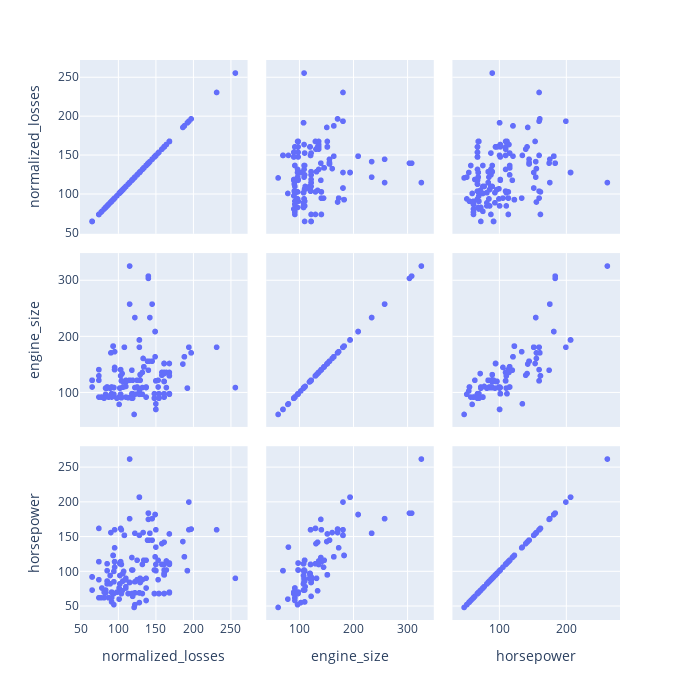

The code cell stored with this chart in its notebook:
### Markdown cell above
Plotly offer same option with scatter_matrix. Outputs are similar in both plots other than seaborn doesn’t have interactivity. Main difference in Plotly is that no histogram option in diagonal axis for own distribution of a variable. It just offer a straight line and obviously the case.

https://plotly.com/python/splom/

### Code cell
fig = px.scatter_matrix(auto, dimensions=auto[['normalized_losses', 'engine_size', 'horsepower']],width=700, height=700)
fig.show()

### Figure 1 — Plotly figure (JSON) as saved in the notebook; plotly's stock layout.template omitted (floating-point values rounded to 4 significant figures; data arrays with more than 128 entries replaced by an {"elided": "..."} marker saying what was removed)
{"data": [{"dimensions": [{"axis": {"matches": true}, "label": "normalized_losses", "values": {"elided": "201 int values"}}, {"axis": {"matches": true}, "label": "engine_size", "values": {"elided": "201 int values"}}, {"axis": {"matches": true}, "label": "horsepower", "values": {"elided": "201 int values"}}], "hovertemplate": "%{xaxis.title.text}=%{x}<br>%{yaxis.title.text}=%{y}<extra></extra>", "legendgroup": "", "marker": {"color": "#636efa", "symbol": "circle"}, "name": "", "showlegend": false, "type": "splom"}], "layout": {"dragmode": "select", "height": 700, "legend": {"tracegroupgap": 0}, "margin": {"t": 60}, "width": 700}}
